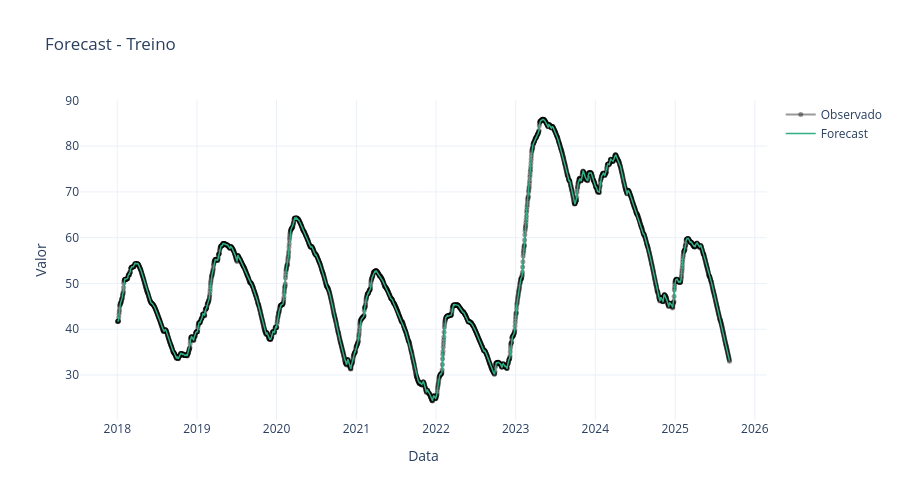
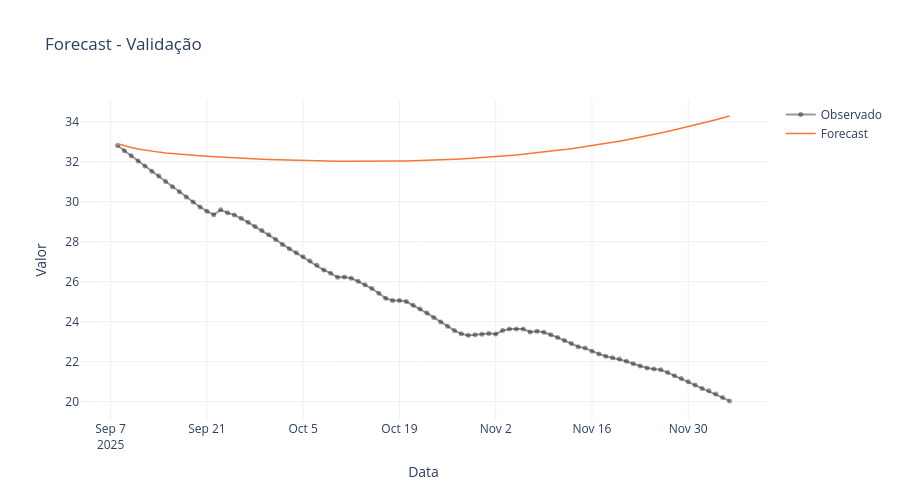

The notebook cell these images were saved under, in order:
### Markdown cell above
### Resultado Linear

### Code cell
dados2 = {
  "df_volume_series": df_volume_series,
  "y_vn": y_vn,
  "y_vj": y_vj,
  "X_full_vn": X_full_vn,
  "X_full_vj": X_full_vj,
  "y_vol_rec": y_vol_rec
}

# ElasticNet/LinearRegression
model_vn = HybridRecursive(ElasticNet(), LinearRegression(), lags=2)
# LinearRegression/LinearRegression
model_vj = HybridRecursive(LinearRegression(), LinearRegression(), lags=2)

rodar_treino_volume_view(
  LinearRegression(fit_intercept=False),
  model_vn,
  model_vj,
  dados=dados2,
  VALIDATION_SIZE=90
)
